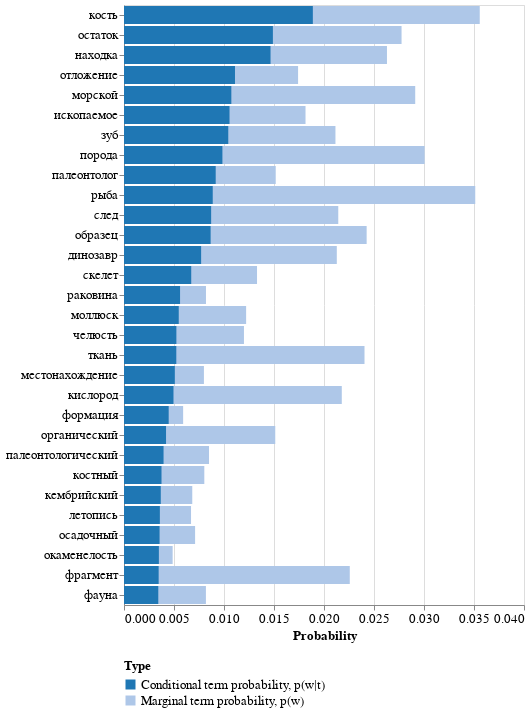

The cell this chart's notebook holds for it:
### Markdown cell above
### Visualize the results

### Code cell
import tmplot as tmp

phi = tmp.get_phi(biterm_model)
terms_probs = tmp.calc_terms_probs_ratio(phi, topic=5, lambda_=1)

tmp.plot_terms(terms_probs)

### Figure 1 — Vega-Lite specification as saved in the notebook (floating-point values rounded to 4 significant figures)
{"config": {"view": {"continuousWidth": 400, "continuousHeight": 300}, "axis": {"labelFontSize": 13, "titleFontSize": 13}, "legend": {"columns": 1, "labelFontSize": 13, "labelLimit": 250, "titleFontSize": 13}}, "data": {"name": "data-f8834233d0a7eb036b87d7bc16d63f0b"}, "mark": "bar", "encoding": {"color": {"field": "Type", "legend": {"orient": "bottom"}, "scale": {"scheme": "category20"}, "type": "nominal"}, "x": {"field": "Probability", "stack": null, "type": "quantitative"}, "y": {"field": "Terms", "sort": null, "title": null, "type": "nominal"}}, "$schema": "https://vega.github.io/schema/vega-lite/v4.17.0.json", "datasets": {"data-f8834233d0a7eb036b87d7bc16d63f0b": [{"Terms": "кость", "Type": "Marginal term probability, p(w)", "Probability": 0.03558}, {"Terms": "остаток", "Type": "Marginal term probability, p(w)", "Probability": 0.02776}, {"Terms": "находка", "Type": "Marginal term probability, p(w)", "Probability": 0.0263}, {"Terms": "отложение", "Type": "Marginal term probability, p(w)", "Probability": 0.01741}, {"Terms": "морской", "Type": "Marginal term probability, p(w)", "Probability": 0.02912}, {"Terms": "ископаемое", "Type": "Marginal term probability, p(w)", "Probability": 0.01815}, {"Terms": "зуб", "Type": "Marginal term probability, p(w)", "Probability": 0.02115}, {"Terms": "порода", "Type": "Marginal term probability, p(w)", "Probability": 0.03006}, {"Terms": "палеонтолог", "Type": "Marginal term probability, p(w)", "Probability": 0.01517}, {"Terms": "рыба", "Type": "Marginal term probability, p(w)", "Probability": 0.03513}, {"Terms": "след", "Type": "Marginal term probability, p(w)", "Probability": 0.02143}, {"Terms": "образец", "Type": "Marginal term probability, p(w)", "Probability": 0.02427}, {"Terms": "динозавр", "Type": "Marginal term probability, p(w)", "Probability": 0.02128}, {"Terms": "скелет", "Type": "Marginal term probability, p(w)", "Probability": 0.0133}, {"Terms": "раковина", "Type": "Marginal term probability, p(w)", "Probability": 0.008197}, {"Terms": "моллюск", "Type": "Marginal term probability, p(w)", "Probability": 0.01221}, {"Terms": "челюсть", "Type": "Marginal term probability, p(w)", "Probability": 0.012}, {"Terms": "ткань", "Type": "Marginal term probability, p(w)", "Probability": 0.02405}, {"Terms": "местонахождение", "Type": "Marginal term probability, p(w)", "Probability": 0.007992}, {"Terms": "кислород", "Type": "Marginal term probability, p(w)", "Probability": 0.02178}, {"Terms": "формация", "Type": "Marginal term probability, p(w)", "Probability": 0.005914}, {"Terms": "органический", "Type": "Marginal term probability, p(w)", "Probability": 0.01513}, {"Terms": "палеонтологический", "Type": "Marginal term probability, p(w)", "Probability": 0.008502}, {"Terms": "костный", "Type": "Marginal term probability, p(w)", "Probability": 0.008031}, {"Terms": "кембрийский", "Type": "Marginal term probability, p(w)", "Probability": 0.006827}, {"Terms": "летопись", "Type": "Marginal term probability, p(w)", "Probability": 0.006703}, {"Terms": "осадочный", "Type": "Marginal term probability, p(w)", "Probability": 0.00711}, {"Terms": "окаменелость", "Type": "Marginal term probability, p(w)", "Probability": 0.004864}, {"Terms": "фрагмент", "Type": "Marginal term probability, p(w)", "Probability": 0.02258}, {"Terms": "фауна", "Type": "Marginal term probability, p(w)", "Probability": 0.008191}, {"Terms": "кость", "Type": "Conditional term probability, p(w|t)", "Probability": 0.01888}, {"Terms": "остаток", "Type": "Conditional term probability, p(w|t)", "Probability": 0.01489}, {"Terms": "находка", "Type": "Conditional term probability, p(w|t)", "Probability": 0.01465}, {"Terms": "отложение", "Type": "Conditional term probability, p(w|t)", "Probability": 0.0111}, {"Terms": "морской", "Type": "Conditional term probability, p(w|t)", "Probability": 0.01073}, {"Terms": "ископаемое", "Type": "Conditional term probability, p(w|t)", "Probability": 0.01055}, {"Terms": "зуб", "Type": "Conditional term probability, p(w|t)", "Probability": 0.01043}, {"Terms": "порода", "Type": "Conditional term probability, p(w|t)", "Probability": 0.00984}, {"Terms": "палеонтолог", "Type": "Conditional term probability, p(w|t)", "Probability": 0.00917}, {"Terms": "рыба", "Type": "Conditional term probability, p(w|t)", "Probability": 0.008873}, {"Terms": "след", "Type": "Conditional term probability, p(w|t)", "Probability": 0.008714}, {"Terms": "образец", "Type": "Conditional term probability, p(w|t)", "Probability": 0.008663}, {"Terms": "динозавр", "Type": "Conditional term probability, p(w|t)", "Probability": 0.007713}, {"Terms": "скелет", "Type": "Conditional term probability, p(w|t)", "Probability": 0.006723}, {"Terms": "раковина", "Type": "Conditional term probability, p(w|t)", "Probability": 0.005606}, {"Terms": "моллюск", "Type": "Conditional term probability, p(w|t)", "Probability": 0.005474}, {"Terms": "челюсть", "Type": "Conditional term probability, p(w|t)", "Probability": 0.005237}, {"Terms": "ткань", "Type": "Conditional term probability, p(w|t)", "Probability": 0.00523}, {"Terms": "местонахождение", "Type": "Conditional term probability, p(w|t)", "Probability": 0.005083}, {"Terms": "кислород", "Type": "Conditional term probability, p(w|t)", "Probability": 0.004948}, {"Terms": "формация", "Type": "Conditional term probability, p(w|t)", "Probability": 0.004468}, {"Terms": "органический", "Type": "Conditional term probability, p(w|t)", "Probability": 0.004203}, {"Terms": "палеонтологический", "Type": "Conditional term probability, p(w|t)", "Probability": 0.003955}, {"Terms": "костный", "Type": "Conditional term probability, p(w|t)", "Probability": 0.003751}, {"Terms": "кембрийский", "Type": "Conditional term probability, p(w|t)", "Probability": 0.003678}, {"Terms": "летопись", "Type": "Conditional term probability, p(w|t)", "Probability": 0.003586}, {"Terms": "осадочный", "Type": "Conditional term probability, p(w|t)", "Probability": 0.003557}, {"Terms": "окаменелость", "Type": "Conditional term probability, p(w|t)", "Probability": 0.003487}, {"Terms": "фрагмент", "Type": "Conditional term probability, p(w|t)", "Probability": 0.003465}, {"Terms": "фауна", "Type": "Conditional term probability, p(w|t)", "Probability": 0.003428}]}}
